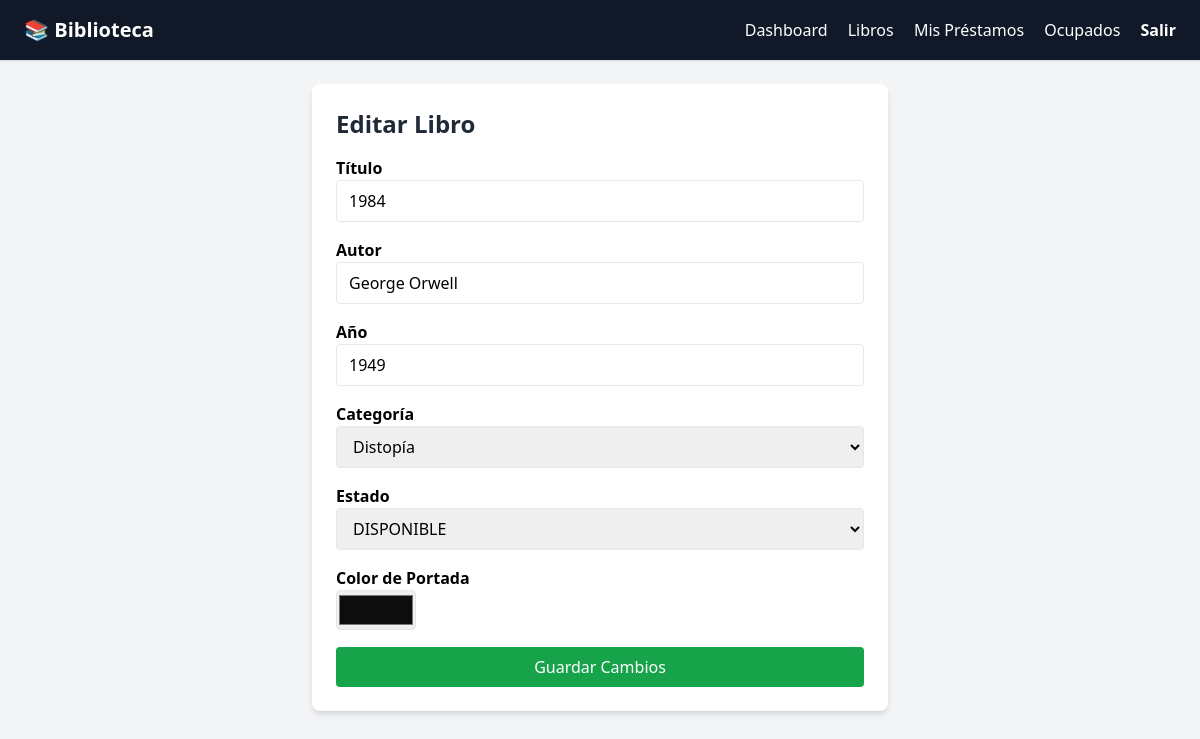
The page /edit_book/3 (signed in) on the database its author committed.
### tables this page shows
CREATE TABLE books (
    id INTEGER PRIMARY KEY AUTOINCREMENT,
    title TEXT NOT NULL,
    author TEXT,
    cover_color TEXT,
    year INTEGER,
    status TEXT DEFAULT 'DISPONIBLE',
    category TEXT DEFAULT 'Otro',
    available INTEGER DEFAULT 1
);

### app.py (the view, shortened to what this page needs)
    @app.route('/edit_book/<int:book_id>', methods=['GET', 'POST'])
    @login_required
    def edit_book(book_id):
        conn = app.get_db_connection()
        book = conn.execute("SELECT * FROM books WHERE id=?", (book_id,)).fetchone()
        conn.close()
        if not book:
            flash("Libro no encontrado.")
            return redirect(url_for('books'))
        return render_template('edit_book.html', book=book)

### templates/edit_book.html (shortened to what this page needs)
{% extends "base.html" %}
{% block content %}
<div class="max-w-xl mx-auto bg-white shadow-md rounded-lg p-6 mt-6">
    <h2 class="text-2xl font-bold mb-4 text-gray-800">Editar Libro</h2>
    <form action="{{ url_for('edit_book', book_id=book['id']) }}" method="POST" class="space-y-4">
        <div>
            <label class="block font-semibold">Título</label>
            <input type="text" name="title" value="{{ book['title'] }}" required
                   class="w-full border rounded px-3 py-2">
        </div>
        <div>
            <label class="block font-semibold">Autor</label>
            <input type="text" name="author" value="{{ book['author'] }}" required
                   class="w-full border rounded px-3 py-2">
        </div>
        <div>
            <label class="block font-semibold">Año</label>
            <input type="number" name="year" value="{{ book['year'] }}"
                   class="w-full border rounded px-3 py-2">
        </div>
        <div>
            <label class="block font-semibold">Categoría</label>
            <select name="category" class="w-full border rounded px-3 py-2">
                <option {% if book['category']=="Distopía" %}selected{% endif %}>Distopía</option>
            </select>
        </div>
        <div>
            <label class="block font-semibold">Estado</label>
            <select name="status" class="w-full border rounded px-3 py-2">
                <option value="DISPONIBLE" {% if book['status']=="DISPONIBLE" %}selected{% endif %}>DISPONIBLE</option>
            </select>
        </div>
        <div>
            <label class="block font-semibold">Color de Portada</label>
            <input type="color" name="cover_color" value="{{ book['cover_color'] }}"
                   class="w-20 h-10 border rounded">
        </div>
        <button class="w-full bg-green-600 text-white py-2 rounded hover:bg-green-700">
            Guardar Cambios
        </button>
    </form>
</div>
{% endblock %}

### rows shown on the page
books: title "1984", author "George Orwell", year "1949", category "Distopía", status "DISPONIBLE", cover_color "#0d0d0d"
